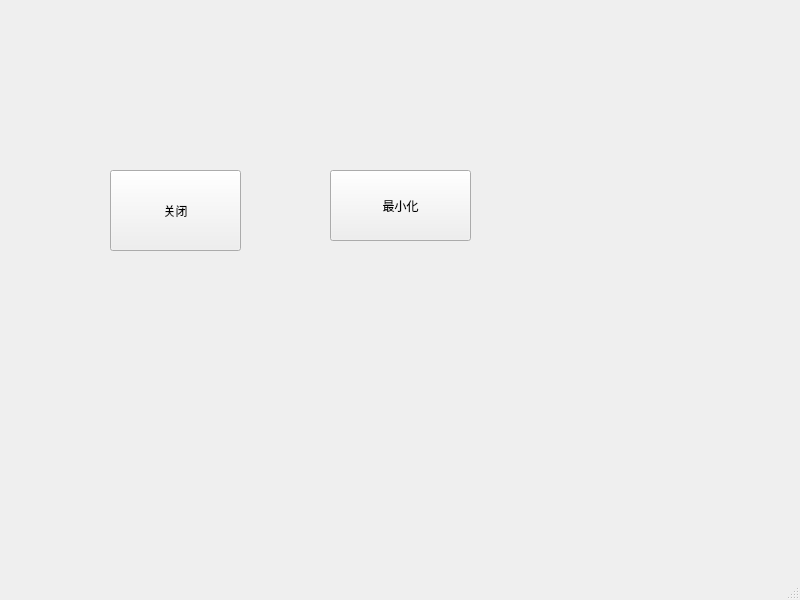
<?xml version="1.0" encoding="UTF-8"?>
<ui version="4.0">
 <class>MainWindow</class>
 <widget class="QMainWindow" name="MainWindow">
  <property name="geometry">
   <rect>
    <x>0</x>
    <y>0</y>
    <width>800</width>
    <height>600</height>
   </rect>
  </property>
  <property name="windowTitle">
   <string>MainWindow</string>
  </property>
  <widget class="QWidget" name="centralwidget">
   <widget class="QPushButton" name="pushButton">
    <property name="geometry">
     <rect>
      <x>110</x>
      <y>170</y>
      <width>131</width>
      <height>81</height>
     </rect>
    </property>
    <property name="text">
     <string>关闭</string>
    </property>
   </widget>
   <widget class="QPushButton" name="pushButton_2">
    <property name="geometry">
     <rect>
      <x>330</x>
      <y>170</y>
      <width>141</width>
      <height>71</height>
     </rect>
    </property>
    <property name="text">
     <string>最小化</string>
    </property>
   </widget>
  </widget>
  <widget class="QMenuBar" name="menubar">
   <property name="geometry">
    <rect>
     <x>0</x>
     <y>0</y>
     <width>800</width>
     <height>27</height>
    </rect>
   </property>
  </widget>
  <widget class="QStatusBar" name="statusbar"/>
 </widget>
 <resources/>
 <connections>
  <connection>
   <sender>pushButton</sender>
   <signal>clicked()</signal>
   <receiver>MainWindow</receiver>
   <slot>close()</slot>
   <hints>
    <hint type="sourcelabel">
     <x>174</x>
     <y>239</y>
    </hint>
    <hint type="destinationlabel">
     <x>41</x>
     <y>717</y>
    </hint>
   </hints>
  </connection>
  <connection>
   <sender>pushButton_2</sender>
   <signal>clicked()</signal>
   <receiver>MainWindow</receiver>
   <slot>showMinimized()</slot>
   <hints>
    <hint type="sourcelabel">
     <x>421</x>
     <y>235</y>
    </hint>
    <hint type="destinationlabel">
     <x>244</x>
     <y>732</y>
    </hint>
   </hints>
  </connection>
 </connections>
</ui>
